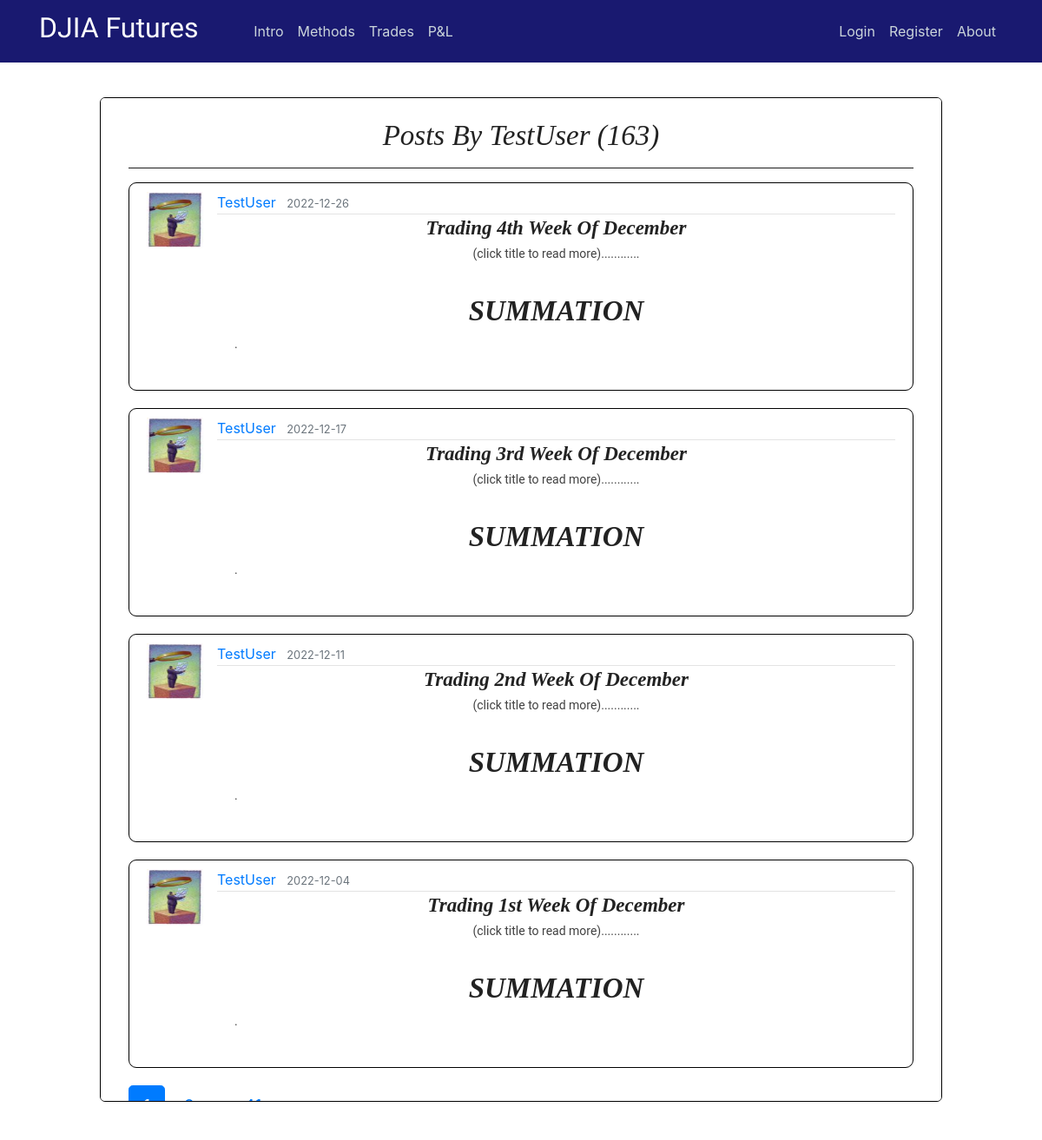
Page /user/TestUser on the earlier database version.
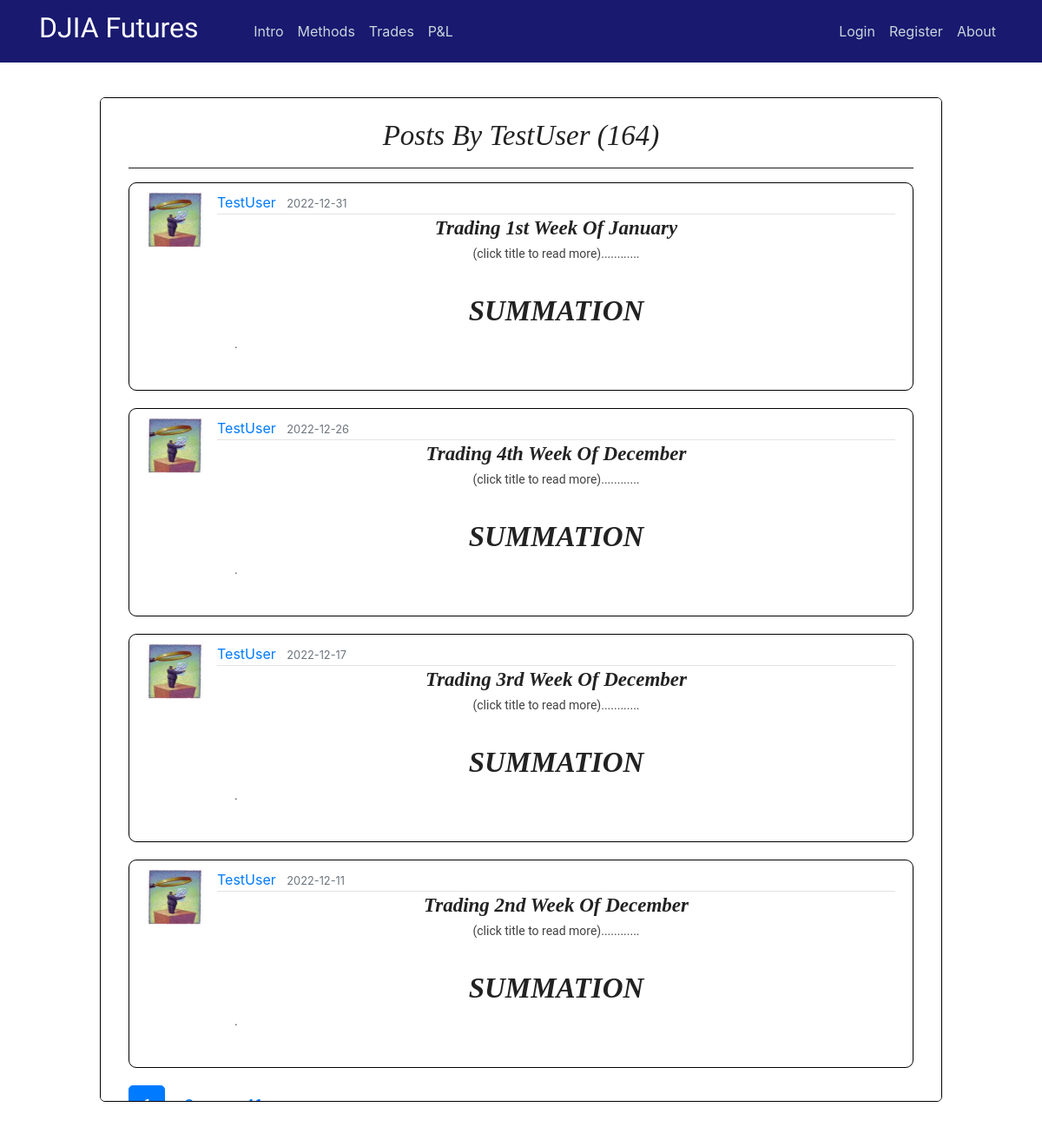
Same page on the later database version.
### flaskblog/models.py (models this page shows, shortened)
class User(db.Model, UserMixin):
    id = db.Column(db.Integer, primary_key=True)
    username = db.Column(db.String(20), unique=True, nullable=False)
    email = db.Column(db.String(120), unique=True, nullable=False)
    image_file = db.Column(db.String(20), nullable=False, default='default.jpg')
    password = db.Column(db.String(60), nullable=False)
    posts = db.relationship('Post', backref='author', lazy=True)

class Post(db.Model):
    id = db.Column(db.Integer, primary_key=True)
    title = db.Column(db.String(100), nullable=False)
    date_posted = db.Column(db.DateTime, nullable=False, default=datetime.utcnow)
    content = db.Column(db.Text, nullable=False)
    user_id = db.Column(db.Integer, db.ForeignKey('user.id'), nullable=False)
    teaser_title = db.Column(db.Text, nullable=True)
    teaser_details = db.Column(db.Text, nullable=True)
    teaser_caption = db.Column(db.Text, nullable=True)
    teaser_img = db.Column(db.Text, nullable=True)
    teaser_content = db.Column(db.Text, nullable=True)
    teaser_wkid = db.Column(db.Text, nullable=True)

### flaskblog/users/routes.py (the view)
@users.route("/user/<string:username>")
def user_posts(username):
    page = request.args.get('page', 1, type=int)
    user = User.query.filter_by(username=username).first_or_404()
    posts = Post.query.filter_by(author=user)\
        .order_by(Post.date_posted.desc())\
        .paginate(page=page, per_page=4)
    return render_template('user_posts.html', posts=posts, user=user)

### flaskblog/templates/user_posts.html
{% extends "layout.html" %}
{% block content %}
<div class="intro-page" style="height: 77vh;overflow: auto;">
  <div class="intro-inner-div" style="height:auto;background-color:white;border-radius:5px;">
    <center><br><h1 class="hero-header">Posts by {{ user.username }} ({{ posts.total }})</h1><hr></center>
    {% for post in posts.items %}
        <article class="media content-section" style="max-height:280px;">
          <img class="article-img" src="{{ url_for('static', filename='profile_pics/' + post.author.image_file) }}">
          <div class="media-body">
            <div class="article-metadata">
              <a class="mr-2" href="{{ url_for('users.user_posts', username=post.author.username) }}">{{ post.author.username }}</a>
              <small class="text-muted">{{ post.date_posted.strftime('%Y-%m-%d') }}</small>
            </div>
            <center><a href="{{ url_for('posts.post', post_id=post.id) }}"><h3 class="hero-header"><b>{{ post.title }}</b></h3></a>
            <p class="teaser-content" >(click title to read more)............</p></center>
            <p class="teaser-content" ><div style="overflow:hidden;max-height:120px;">
              {{ post.content|safe }}
            </p>
        </article>
    {% endfor %}
    {% for page_num in posts.iter_pages(left_edge=1, right_edge=1, left_current=1, right_current=2) %}
      {% if page_num %}
        {% if posts.page == page_num %}
          <a class="btn btn-primary btn-lg mb-8" href="{{ url_for('users.user_posts', username=user.username, page=page_num) }}">{{ page_num }}</a>
        {% else %}
          <a class="btn btn-primary-info btn-lg mb-8" href="{{ url_for('users.user_posts', username=user.username, page=page_num) }}">{{ page_num }}</a>
        {% endif %}
      {% else %}
        ...
      {% endif %}
    {% endfor %}
  </div>
</div>
{% endblock content %}

### flaskblog/templates/layout.html (shortened to what this page needs)
<!DOCTYPE html>
<html>
    <head>
      <link rel="stylesheet" href="https://maxcdn.bootstrapcdn.com/bootstrap/4.0.0/css/bootstrap.min.css">
      <link rel="stylesheet" type="text/css" href="{{ url_for('static', filename='main.css') }}">
      <link rel="stylesheet" type="text/css" href="{{ url_for('static', filename='study.css') }}">
      <link rel="stylesheet" type="text/css" href="{{ url_for('static', filename='modal.css') }}">
    </head>
    <body class="_backdrop">
    <div class="grid">
    <header class="site-header">
          <nav class="navbar navbar-expand-md navbar-dark bg-steel fixed-top">
              <div class="container">
                <a class="navbar-brand mr-2" href="/"><h2><span style="font-family:Lobster Two">DJIA Futures &nbsp &nbsp &nbsp</span></h2></a>
                <div class="collapse navbar-collapse" id="navbarToggle">
                  <div class="navbar-nav mr-auto">
                    <a class="nav-item nav-link" href="{{ url_for('main.intro') }}">Intro</a>
                    <a class="nav-item nav-link" href="{{ url_for('main.methods') }}">Methods</a>
                    <a class="nav-item nav-link" href="{{ url_for('main.trades') }}">Trades</a>
                    <a class="nav-item nav-link" href="{{ url_for('main.pnl') }}">P&L</a>
                  </div>
                  <div class="navbar-nav">
                    {% if current_user.is_authenticated and current_user.username == "GuestUser" %}
                      <a class="nav-item nav-link" href="{{ url_for('users.login') }}">Members Login</a>
                      <a class="nav-item nav-link" href="{{ url_for('users.logout') }}">Logout</a>
                      <a class="nav-item nav-link" href="{{ url_for('main.about') }}">About</a>
                    {% else %}
                      {% if current_user.is_authenticated %}
                        <a class="nav-item nav-link" href="{{ url_for('posts.new_post') }}">New Post</a>
                        <a class="nav-item nav-link" href="{{ url_for('users.account') }}">Account</a>
                        <a class="nav-item nav-link" href="{{ url_for('users.logout') }}">Logout</a>
                        <a class="nav-item nav-link" href="{{ url_for('main.about') }}">About</a>
                      {% else %}
                        <a class="nav-item nav-link" href="{{ url_for('users.login') }}">Login</a>
                        <a class="nav-item nav-link" href="{{ url_for('users.register') }}">Register</a>
                        <a class="nav-item nav-link" href="{{ url_for('main.about') }}">About</a>
                      {% endif %}
                    {% endif %}
                  </div>
                </div>
              </div>
          </nav>
    </header>
    <main role="main" class="container-fluid site-header-border-adjust col-md-10">
      <div>
        {% block content %}{% endblock %}
      </div>
    </main>
    </body>
</html>

### flaskblog/static/main.css (style rules this page uses)
body { margin-top: 5rem; }
._backdrop { background: url(img/stocks.jpg) no-repeat center center fixed; -webkit-background-size: cover; -moz-background-size: cover; -o-background-size: cover; background-size: cover; }
.adjust-doc-border-intro { padding-right: 20px; padding-left: 20px; padding-top: 20px; padding-bottom: 20px; }
.intro-page { border-radius: 6px; border: 1px solid black; background-color: white; padding-right: 12px; padding-left: 12px; }
.intro-inner-div { height: 75vh; overflow: auto; padding-right: 20px; padding-left: 20px; }
.doc-clear { clear: both; display: block; }
hr { margin-top: 1rem; margin-bottom: 1rem; border: 0; border-top: 1px solid rgba(0, 0, 0, 0.89); }
p.teaser-content { color: #414141; font-size: 14px; font-family: 'Roboto', Arial, 'Helvetica Neue', Helvetica, sans-serif; line-height: 1.5; }
.bg-steel { background-color: midnightblue; }
.site-header .navbar-nav .nav-link { color: #cbd5db; }
.site-header-border-adjust { margin-top: 7rem; }
.content-section { background: #ffffff; padding: 10px 20px; border: 1px solid #000000; border-radius: 9px; margin-bottom: 20px; }
.article-img { height: 65px; width: 65px; margin-right: 16px; }
.article-metadata { padding-bottom: 1px; margin-bottom: 4px; border-bottom: 1px solid #e3e3e3 }

### flaskblog/static/study.css (style rules this page uses)
h1.hero-header { color: #222; text-transform: capitalize; font-weight: 400; font-style: italic; font-size: 28px; font-family: Baskerville, 'Baskerville Old Face', 'Hoefler Text', Garamond, 'Times New Roman', serif; }
h3.hero-header { color: #222; text-transform: capitalize; font-weight: 400; font-style: italic; font-size: 28px; font-family: Baskerville, 'Baskerville Old Face', 'Hoefler Text', Garamond, 'Times New Roman', serif; }
h3 { font-weight: 700; line-height: 1; }
@media screen and (min-width: 25rem) { h1.hero-header { font-size: 33px; } }
@media screen and (min-width: 25rem) { h3.hero-header { font-size: 23px; } }

### flaskblog/static/modal.css (style rules this page uses)
img { margin-bottom: -4px; }

Differences in the rows shown:
no longer on this page (row unchanged): Post: image_file (picture), author.username "TestUser", date_posted "2022-12-04", title "Trading 1st Week Of December", content "SUMMATION ."
added Post: image_file (picture), author.username "TestUser", date_posted "2022-12-31", title "Trading 1st Week Of January", content "SUMMATION ."
Other differences:
{{ posts.total }}: "163" → "164"
